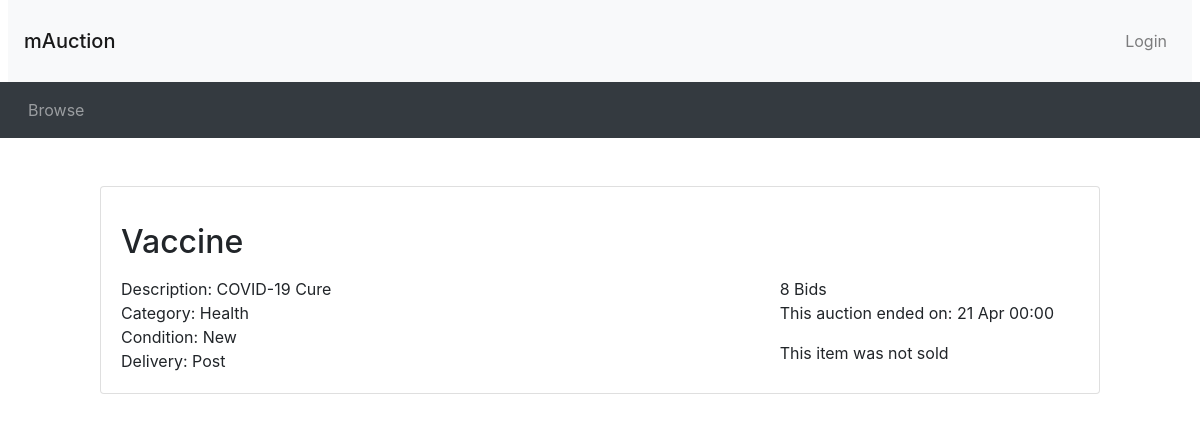
Page /listing.php?item_id=1 on the earlier database version.
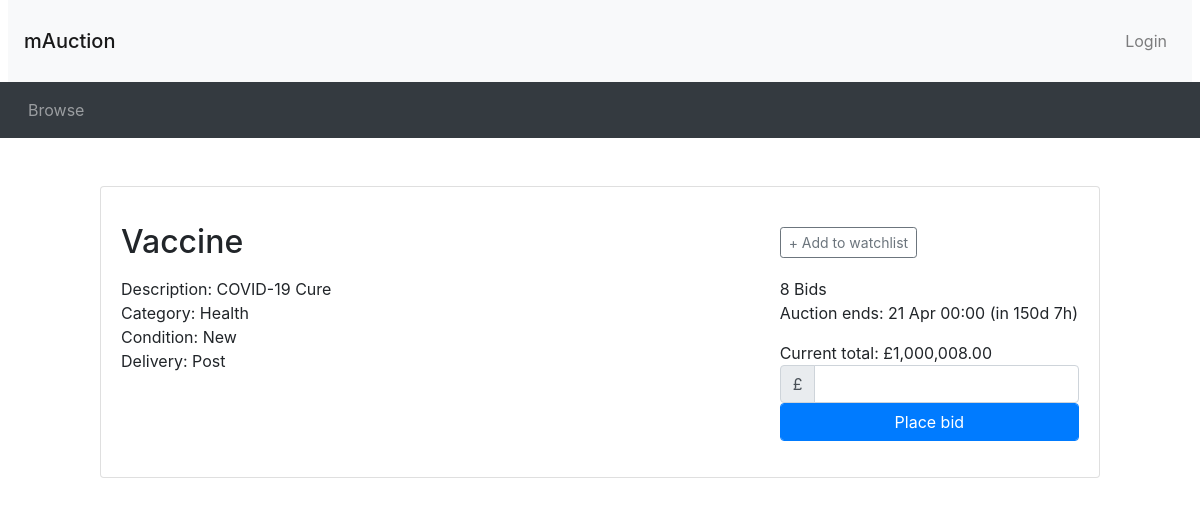
Same page on the later database version.
### tables this page shows
CREATE TABLE auction (
saleItemID INT NOT NULL AUTO_INCREMENT,
photo LONGBLOB NULL,
itemName VARCHAR(200) NOT NULL,
userName VARCHAR(45) NOT NULL, 
category VARCHAR(100) NOT NULL,
startPrice DECIMAL NOT NULL,
description VARCHAR(300) NOT NULL, 
reservePrice DECIMAL NULL, 
endDate DATETIME NOT NULL, 
delivery VARCHAR(20) NOT NULL, 
itemCondtion VARCHAR(30) NOT NULL, 
PRIMARY KEY (saleItemID));

### utilities.php (called while the page is built, shortened)
<?php
function display_time_remaining($interval) {
    if ($interval->days == 0 && $interval->h == 0) {
      $time_remaining = $interval->format('%im %Ss');
    }
    else if ($interval->days == 0) {
      $time_remaining = $interval->format('%hh %im');
    }
    else {
      $time_remaining = $interval->format('%ad %hh');
    }
  return $time_remaining;
}
?>

### listing.php (the view, shortened to what this page needs)
<?php include_once("header.php")?>
<?php require("utilities.php")?>
<?php include("connection.php")?>
<?php
  $item_id = $_GET['item_id'];
	  $query = "SELECT auction.*, MAX(bidAmount), COUNT(bidID)
	  FROM auction, bid where auction.saleItemID=$item_id and bid.saleItemID=$item_id";
      $result = mysqli_query($connection, $query) or die('Error making select bid and auction query' . mysqli_error($connection));
      while ($row = mysqli_fetch_assoc($result)) {
        $itemName = $row['itemName'];
        $description = $row['description'];
		$reservePrice = $row['reservePrice'];
		$category = $row['category'];
		$condition = $row['itemCondtion'];
		$delivery = $row['delivery'];
		$startPrice = $row['startPrice'];
        $endDate = $row['endDate'];
		$current_price = $row['MAX(bidAmount)'];
		$num_bids = $row['COUNT(bidID)'];
	  }
  $end_time = new DateTime($endDate);
  $now = new DateTime("now");
  if ($now < $end_time) {
    $time_to_end = date_diff($now, $end_time);
    $time_remaining = ' (in ' . display_time_remaining($time_to_end) . ')';
  }
  $has_session = "";
?>
<div class="container my-5">
<div style="max-width: 1000px; margin: 10px auto">
  <div class="card">
    <div class="card-body">
<div class="row">
  <div class="col-sm-8">
    <h2 class="my-3"><?php echo($itemName); ?></h2>
  </div>
  <div class="col-sm-4 align-self-center">
<?php
  if ($now < $end_time):
?>
    <div id="watch_nowatch" <?php if ($has_session && $watching) echo('style="display: none"');?> >
      <button type="button" class="btn btn-outline-secondary btn-sm" onclick="addToWatchlist()">+ Add to watchlist</button>
    </div>
<?php endif  ?>
  </div>
</div>
<div class="row">
  <div class="col-sm-8">
    <div class="itemDescription">
    Description: <?php echo($description); ?>
    </div>
	<div class="itemcategory">
    Category: <?php echo($category); ?>
    </div>
	<div class="itemcondition">
    Condition: <?php echo($condition); ?>
    </div>
	<div class="itemdelivery">
    Delivery: <?php echo($delivery); ?>
    </div>
  </div>
  <div class="col-sm-4">
   <?php if ($num_bids == 1) {
    echo $num_bids, ' Bid';
  }
  else {
    echo $num_bids, ' Bids';
  } ?>
    <p>
<?php if ($now > $end_time): ?>
     This auction ended on: <?php echo(date_format($end_time, 'j M H:i')) ?></p>
	 <div>
	 <?php if ($current_price < $reservePrice || $current_price == 0) {  ?>
	This item was not sold
	 <?php }
	 ?>
	 </div>
<?php else: ?>
     Auction ends: <?php echo(date_format($end_time, 'j M H:i') . $time_remaining) ?>
	<div>
	 <?php if ($current_price != 0) { ?>
	 Current total: £<?php echo number_format($current_price, 2)?>
	 <?php } else { ?>
	 The start price is: £<?php echo number_format($startPrice, 2)?>
	 <?php }
	 ?>
	 </div>
	<form method="POST" action="place_bid_result.php">
      <div class="input-group">
        <div class="input-group-prepend">
          <span class="input-group-text">£</span>
        </div>
	    <input type="number" class="form-control" id="bid">
      </div>
      <button type="submit" class="btn btn-primary form-control">Place bid</button>
    </form>
<?php endif ?>
  </div>
</div>
<?php include_once("footer.php")?>

Differences in the rows shown:
changed auction "Vaccine": endDate (not shown) → "(in 150d 7h)"
Other differences:
$current_price: (not shown) → "1,000,008.00"
text no longer shown: "This auction ended on: This item was not sold"
text now shown: "+ Add to watchlist Auction ends: Current total: £ £ Place bid"
